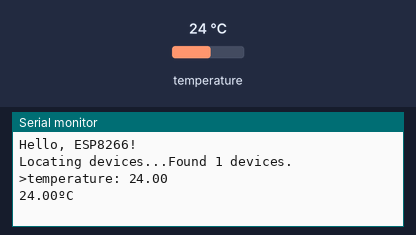
Bench run of a program on a simulated ESP8266 (NodeMCU). Parts: the last lines printed to the serial monitor. The inputs (shaded band) are chosen by the test bench; at power-on: temperature 24 °C.

Above: at 2.2 s.
2.3 s: temperature set to 12 °C
At 5.0 s:
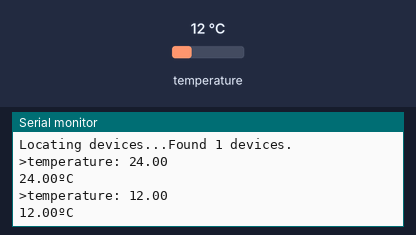
6.0 s: temperature set to 19 °C
At 8.3 s:
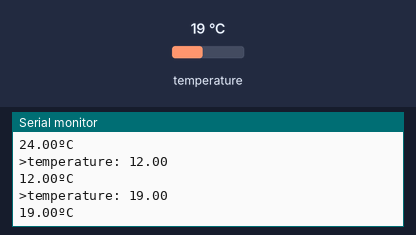
Timing chart, 0 to 9.8 s (numbered marks = the images above; inputs shaded):
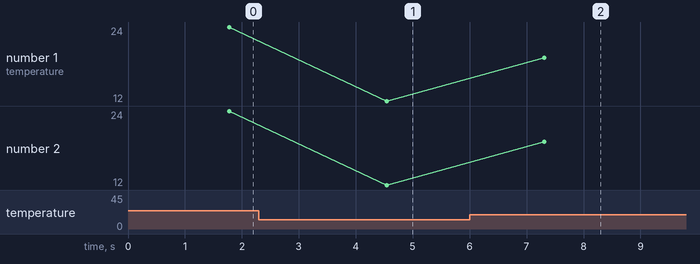

The program:

main.cpp
```cpp
#include <Arduino.h>
#include <OneWire.h>
#include <DallasTemperature.h>

// GPIO where the temperature sensor is connected
#define ONE_WIRE_BUS 4

// Setup a oneWire instance to communicate with any OneWire device
OneWire oneWire(ONE_WIRE_BUS);

// Pass our oneWire reference to Dallas Temperature sensor
DallasTemperature sensors(&oneWire);

void setup()
{
  // Start the Serial Monitor
  Serial.begin(9600);
  // Activate internal PULL UP resistor
  pinMode(ONE_WIRE_BUS, INPUT_PULLUP);
  // Start the DS18B20 sensor
  sensors.begin();
  delay(1000);

  Serial.println("Hello, ESP8266!");

  // Grab a count of devices on the wire
  int numberOfDevices = sensors.getDeviceCount();

  // locate devices on the bus
  Serial.print("Locating devices...");
  Serial.print("Found ");
  Serial.print(numberOfDevices, DEC);
  Serial.println(" devices.");
}

void loop()
{
  sensors.requestTemperatures();
  float temperatureC = sensors.getTempCByIndex(0);
  // Output Teleplot Console
  Serial.print(">temperature: ");
  Serial.println(temperatureC);
  // Output Console
  Serial.print(temperatureC);
  Serial.println("ºC");
  delay(2000);
}
```

Measured:
- after the input at 2.3 s, the serial monitor: prints a new line after 2.2 s (image 1)
- after the input at 6.0 s, the serial monitor: prints a new line after 1.3 s (image 2)
- plotted number 1: 24 → 12 after the input at 2.3 s, 12 → 19 after the input at 6.0 s
- plotted number 2: 24 → 12 after the input at 2.3 s, 12 → 19 after the input at 6.0 s
